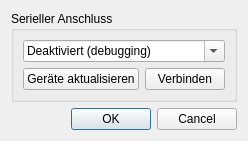
<?xml version="1.0" encoding="UTF-8"?>
<ui version="4.0">
 <class>settingsdialog</class>
 <widget class="QDialog" name="settingsdialog">
  <property name="geometry">
   <rect>
    <x>0</x>
    <y>0</y>
    <width>246</width>
    <height>125</height>
   </rect>
  </property>
  <property name="windowTitle">
   <string>Dialog</string>
  </property>
  <layout class="QVBoxLayout" name="verticalLayout">
   <item>
    <widget class="QGroupBox" name="groupBox_serialport">
     <property name="title">
      <string>Serieller Anschluss</string>
     </property>
     <layout class="QVBoxLayout" name="verticalLayout_2">
      <item>
       <widget class="QComboBox" name="comboBox_serialport">
        <property name="editable">
         <bool>true</bool>
        </property>
        <item>
         <property name="text">
          <string>Deaktiviert (debugging)</string>
         </property>
        </item>
       </widget>
      </item>
      <item>
       <layout class="QHBoxLayout" name="horizontalLayout">
        <item>
         <widget class="QPushButton" name="pushButton_rescan">
          <property name="text">
           <string>Geräte aktualisieren</string>
          </property>
         </widget>
        </item>
        <item>
         <widget class="QPushButton" name="pushButton_connect">
          <property name="text">
           <string>Verbinden</string>
          </property>
         </widget>
        </item>
       </layout>
      </item>
     </layout>
    </widget>
   </item>
   <item>
    <widget class="QDialogButtonBox" name="buttonBox">
     <property name="orientation">
      <enum>Qt::Horizontal</enum>
     </property>
     <property name="standardButtons">
      <set>QDialogButtonBox::Cancel|QDialogButtonBox::Ok</set>
     </property>
    </widget>
   </item>
  </layout>
 </widget>
 <resources/>
 <connections>
  <connection>
   <sender>buttonBox</sender>
   <signal>accepted()</signal>
   <receiver>settingsdialog</receiver>
   <slot>accept()</slot>
   <hints>
    <hint type="sourcelabel">
     <x>248</x>
     <y>254</y>
    </hint>
    <hint type="destinationlabel">
     <x>157</x>
     <y>274</y>
    </hint>
   </hints>
  </connection>
  <connection>
   <sender>buttonBox</sender>
   <signal>rejected()</signal>
   <receiver>settingsdialog</receiver>
   <slot>reject()</slot>
   <hints>
    <hint type="sourcelabel">
     <x>316</x>
     <y>260</y>
    </hint>
    <hint type="destinationlabel">
     <x>286</x>
     <y>274</y>
    </hint>
   </hints>
  </connection>
 </connections>
</ui>
